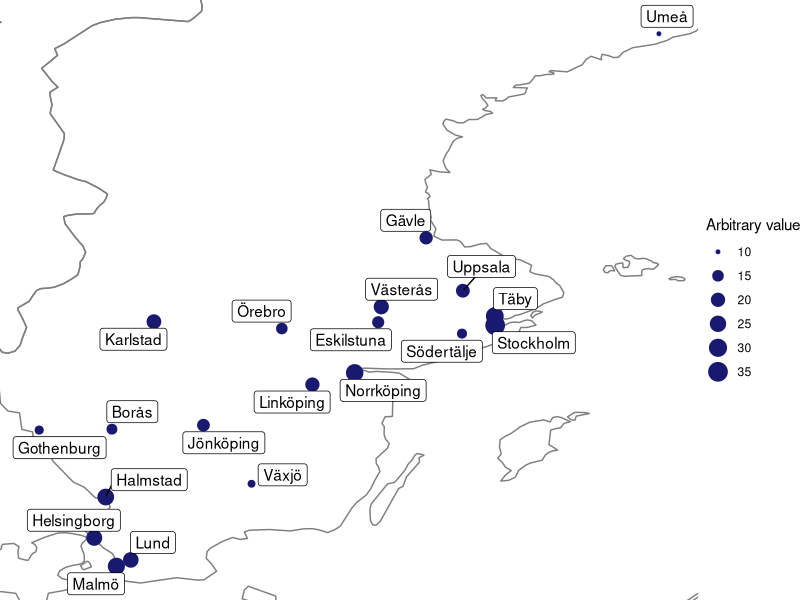

This chart was generated by the following R code:
## ---- chunk 1
setwd(here::here("posts", "2023-10-02-geocoding"))
## ---- chunk 2
#| echo: false

library(tidyverse) # for data manipulation

# write out file to csv
# places_geocoded %>% write_excel_csv("data/places_geocoded.csv")

# read in file from csv
places_geocoded <- read_csv("data/places_geocoded.csv")
## ---- chunk 3
# Find bounds to trim map, adding some padding
bounds <- places_geocoded %>%
    summarise(xmin = min(longitude) - 0.1,
              xmax = max(longitude) + 0.1,
              ymin = min(latitude) - 0.1,
              ymax = max(latitude) + 0.1)

# Plot places
ggplot(places_geocoded, aes(longitude, latitude), color = "grey99") +
    borders() +
    geom_point(aes(size = arbitrary_value), colour = "midnightblue") +
    ggrepel::geom_label_repel(aes(label = place_name)) +
    theme_void() +
    coord_cartesian(xlim = c(bounds$xmin, bounds$xmax), 
                    ylim = c(bounds$ymin, bounds$ymax)) +
    labs(size = "Arbitrary value")
